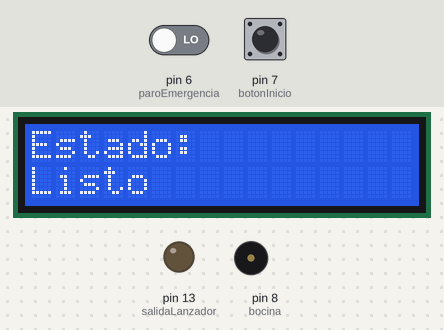
Simulated run of this sketch. Board: Arduino Uno, built with avr-gcc and run on an emulated ATmega328P. Shown: 16×2 character LCD, output pins drawn as LEDs (lit = HIGH), buzzer (waves = sounding). The inputs (shaded band) are chosen by the test bench; at power-on: pin 7 (botonInicio) LOW, pin 6 (paroEmergencia) LOW.

Above: at 4.2 s.
4.3 s: pin 7 (botonInicio) pulled HIGH for 0.15 s
At 5.1 s:
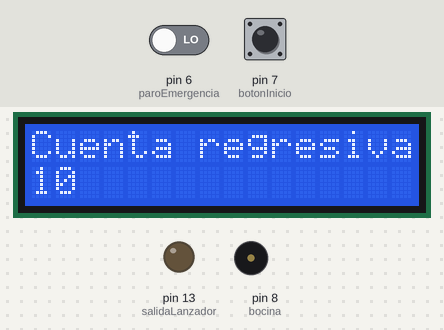
At 6.35 s:
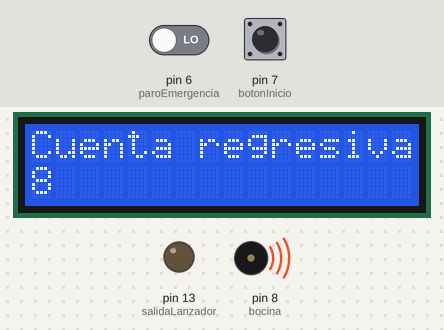
6.9 s: pin 6 (paroEmergencia) driven HIGH
At 7.7 s:
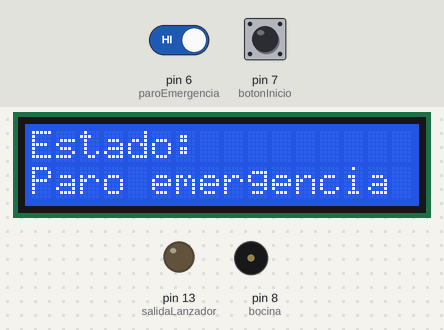
Timing chart, 0 to 9.9 s (numbered marks = the images above; inputs shaded):
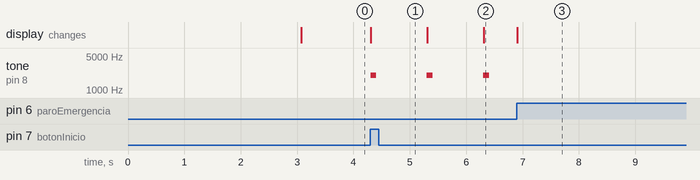

The sketch:

activador.ino
```cpp
  /*####################################################
  # Cohete Modelo - Circuito de activación a distancia #
  # Web: www.argonur.com                               #
  # Autor: Arturo Gonzalez                             #
  # Fecha: 16/05/2018                                  #
  ####################################################*/

#include <LiquidCrystal.h>

// lineas de control del LCD
const int rs = 12;
const int enable = 11;
const int d4 = 5;
const int d5 = 4;
const int d6 = 3;
const int d7 = 2;

// parametros del LCD
const int renglones = 2;
const int columnas = 16;

// pines de botones, LEDs, salidas, etc.
const int paroEmergencia = 6;
const int botonInicio = 7;
const int bocina = 8;
const int salidaLanzador = 13;

//variables
LiquidCrystal lcd(rs, enable, d4, d5, d6, d7);

bool statusBotonInicio = false;
bool statusParoEmergencia = true;

int tiempoInicio = 0;
int cuenta = 0;

//Estados de la máquina de estados
enum Estado{Inicio, Paro, Listo, Conteo, Lanzado};
Estado estadoActual = Inicio;
Estado estadoPrevio = estadoActual;

//Ordenes para la salida activadora
enum EstadoLanzador{activar, desactivar};

void setup() {

  lcd.begin(columnas, renglones);

  pinMode(paroEmergencia, INPUT);
  pinMode(botonInicio, INPUT);
  pinMode(salidaLanzador, OUTPUT);

  lcd.print("www.argonur.com");
  lcd.setCursor(0,1);
  lcd.print("Cohete Modelo");

  delay(3000);

  configurarEstado();
}

void loop() {

  leerEntradas();

  if (estadoPrevio != estadoActual) {
    configurarEstado();
  }
  estadoPrevio = estadoActual;

  //máquina de estados
  switch(estadoActual){

    case Inicio:
      estadoInicio();
      break;

    case Paro:
      estadoParo();
      break;

    case Listo:
      estadoListo();
      break;

    case Conteo:
      estadoConteo();
      break;

    case Lanzado:
      estadoLanzado();
      break;

    //default:
      //no debe suceder nunca

  }

}
```

entradas_salidas.ino
```cpp
  /*####################################################
  # Cohete Modelo - Circuito de activación a distancia #
  # Web: www.argonur.com                               #
  # Autor: Arturo Gonzalez                             #
  # Fecha: 24/05/2018                                  #
  ####################################################*/

void leerEntradas (void){

    statusBotonInicio = digitalRead(botonInicio);
    statusParoEmergencia = digitalRead(paroEmergencia);

}

void alarma(void) {

  if ( (cuenta <= 12) && (cuenta >= 6) )
  {
    tone(bocina, 2000, 100);
    return;
  }

  if ( cuenta == 5 )
  {
    tone(bocina, 2000, 300);
    return;
  }

  if ( cuenta == 4 )
  {
    tone(bocina, 2000, 400);
    return;
  }

  if ( cuenta == 3 )
  {
    tone(bocina, 2000, 600);
    return;
  }

  if ( cuenta == 2 )
  {
    tone(bocina, 2000, 2000);
    return;
  }

}

void lanzador(EstadoLanzador estado) {

  if (estado == activar){
    digitalWrite(salidaLanzador, HIGH);
  }

  if (estado == desactivar){
    digitalWrite(salidaLanzador, LOW);
  }

}
```

maquinaDeEstados.ino
```cpp
  /*####################################################
  # Cohete Modelo - Circuito de activación a distancia #
  # Web: www.argonur.com                               #
  # Autor: Arturo Gonzalez                             #
  # Fecha: 24/05/2018                                  #
  ####################################################*/

void estadoInicio(void){

  if (statusParoEmergencia) {
      estadoActual = Paro;
    } else {
      estadoActual = Listo;
    }

}

void estadoListo(void){

  if (statusBotonInicio && (!statusParoEmergencia)) {
      estadoActual = Conteo;
    }

  if (statusParoEmergencia) {
      estadoActual = Paro;
    }

}

void estadoParo(void){

  if (!statusParoEmergencia) {
      estadoActual = Listo;
    }

}

void estadoConteo(void){


  cuentaRegresiva();

  if (statusParoEmergencia && (cuenta >= 2)) {
      estadoActual = Paro;
      return;
  }

  if (cuenta == 2){
      lanzador(activar);
  }

  if (cuenta == 0){
    lanzador(desactivar);
    estadoActual = Lanzado;
  }

}

void estadoLanzado(void){


}

void configurarEstado(void){

  lcd.clear();
  lcd.setCursor(0, 0);
  lcd.print("Estado:");
  lcd.setCursor(0, 1);

  switch(estadoActual){

    case Inicio:
      lcd.print("Inicio");
      //delay(2000);
      break;

    case Paro:
      lcd.print("Paro emergencia");
      break;

    case Listo:
      lcd.print("Listo");
      break;

    case Conteo:
      tiempoInicio = millis();
      cuenta = 12;
      alarma();
      mostrarConteo(cuenta - 2);
      break;

    case Lanzado:
      lcd.print("Cohete lanzado");
      break;

    default:
      lcd.print("Falla");
  }

}

void cuentaRegresiva(void){

  int tiempo = millis();
  if ((tiempo - tiempoInicio) > 1000) {
    cuenta--;
    tiempoInicio = tiempo;

    alarma();

    mostrarConteo(cuenta - 2);
  }

}

void mostrarConteo( int numero ) {

  lcd.clear();
  lcd.setCursor(0, 0);
  lcd.print("Cuenta regresiva");
  lcd.setCursor(0, 1);

  if ( numero >= 0 )
  {
    lcd.print( numero );
  }
}
```

Measured:
- after the input at 4.3 s, tone on pin 8 (bocina): alternates 2000 Hz for 0.10 s and silent for 0.90 s, starting at once; the display: changes at once (image 1)
- after the input at 6.9 s, pin 13 (salidaLanzador): stays LOW (without the input it goes to HIGH after 7.4 s); tone on pin 8 (bocina): stops changing and stays silent; the display: changes at once (image 3)
